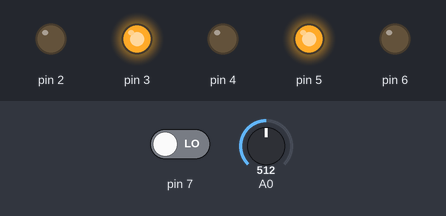
A sketch run on a simulated Arduino Uno, built with avr-gcc and run on an emulated ATmega328P. On the bench: output pins drawn as LEDs (lit = HIGH). The inputs (shaded band) are chosen by the test bench; at power-on: pin 7 LOW, A0 = 512.

Above: at 1.2 s.
1.3 s: pin 7 driven HIGH
At 1.9 s:
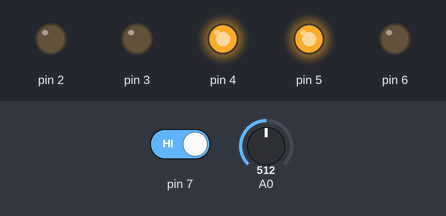
2.8 s: A0 set to 784
At 5.4 s:
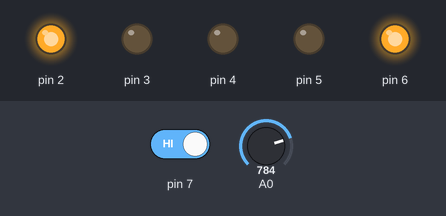
5.8 s: A0 set to 818
At 6.45 s:
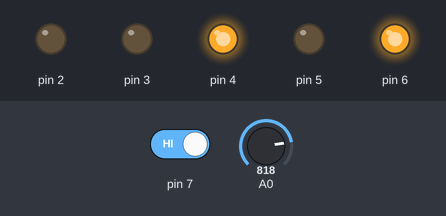
8.8 s: A0 set to 590
At 11.2 s:
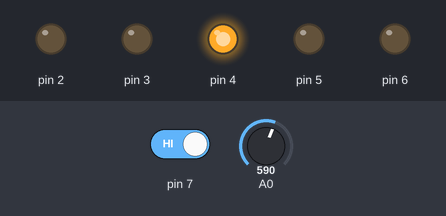
11.8 s: A0 set to 810
14.8 s: A0 set to 790
Timing chart, 0 to 18.3 s (numbered marks = the images above; inputs shaded):
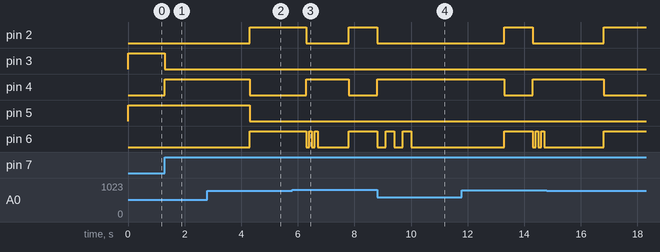

Measured:
- the behaviour switches between 800 and 801 on A0 (found by bisection; images 2 and 3)
- after the input at 1.3 s, pin 3: HIGH → LOW at once; pin 4: LOW → HIGH at once
- after the input at 8.8 s, pin 2: goes on until 8.8 s, then stays LOW; pin 4: goes on until 8.8 s, then stays HIGH

The sketch:

p7.ino
```cpp
void setup() {
//Semaforo de los autos
  //rojo
pinMode(2,OUTPUT);
//verde
pinMode(3,OUTPUT);
//azul
pinMode(4,OUTPUT);

//Semaforo del peaton
//peaton rojo
pinMode(5,OUTPUT);
//peaton verde
pinMode(6,OUTPUT);

//boton de cambio
pinMode(7,INPUT);
}
//time es un metodo que cambia el tiempo de cambio del semaforo dependiendo del valor en
//el que se encuentre el potenciometro
int time(int y){
   int valor= analogRead(A0);
  if(valor<=200){
    switch(y){
      case 1: return 5000;
      case 2: return 500;
    }
  }
  else if(valor<=400){
    switch(y){
      case 1: return 4000;
      case 2: return 400;
    }
  }
  else if(valor<=600){
    switch(y){
      case 1: return 3000;
      case 2: return 300;
    }
  }
  else if(valor<=800){
    switch(y){
      case 1: return 2000;
      case 2: return 200;
    }
  }
  else{
    switch(y){
      case 1: return 1000;
      case 2: return 100;
    }
  }

}
//el metodo cambios al activarse se produce un ciclo completo de cambio en los semaforos empezando por el cambio
//de luces para los autos hasta llegar al ROJO que es su alto, y darle el paso al peaton con su luz VERDE
void cambios(){
 //cambio
 digitalWrite(3,LOW);
 digitalWrite(4,HIGH);

delay(time(1));

 //pase peaton
 digitalWrite(4,LOW);
 digitalWrite(5,LOW);

 digitalWrite(6,HIGH);
 digitalWrite(2,HIGH);
 delay(time(1));
//cambio de luz
digitalWrite(2,LOW);
digitalWrite(4,HIGH);

digitalWrite(6,LOW);
 delay(time(2));
 digitalWrite(6,HIGH);
 delay(time(2));
 digitalWrite(6,LOW);
 delay(time(2));
 digitalWrite(6,HIGH);
 delay(time(2));
 digitalWrite(6,LOW);
 delay(time(2));

//pase auto
 digitalWrite(2,LOW);
 digitalWrite(3,LOW);
 digitalWrite(4,LOW);
 digitalWrite(5,LOW);
 digitalWrite(6,LOW);

}
//------------------------------------ //Semaforo //------------------------------------

void loop()
{
  //ya que hay un boton de cruce, por defecto las luces del peaton estan en rojo
  //y las de los autos en verde, no es sino hasta que se preciosa el boton que comienza
  //el ciclo de cambios de semaforo, eso ocurre cuando
  //ESTE if sea verdadero, (al presionar el boton) de otro modo se mantienen las luces

  if(digitalRead(7)){
    cambios();
  }
  else{
 digitalWrite(3,HIGH);
 digitalWrite(5,HIGH);
  }


}
```
